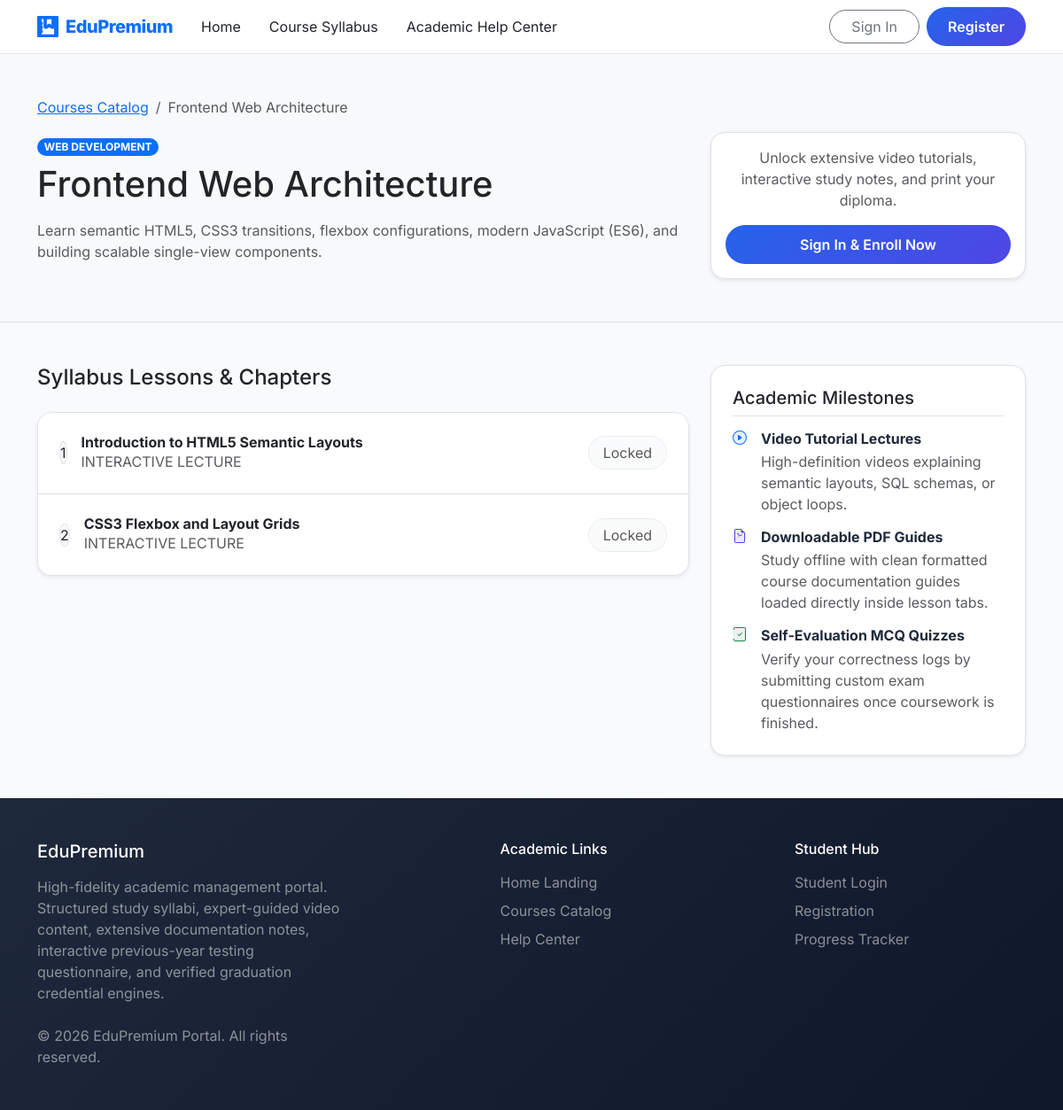
The app's page /course.php?id=1 with its own data.
### tables this page shows
CREATE TABLE IF NOT EXISTS `courses` (
  `id` INT AUTO_INCREMENT PRIMARY KEY,
  `title` VARCHAR(255) NOT NULL,
  `description` TEXT NOT NULL,
  `image` VARCHAR(255) DEFAULT 'https://images.unsplash.com/photo-1516321318423-f06f85e504b3?auto=format&fit=crop&w=600&q=80',
  `category` VARCHAR(100) NOT NULL,
  `created_at` TIMESTAMP DEFAULT CURRENT_TIMESTAMP
);

CREATE TABLE IF NOT EXISTS `lessons` (
  `id` INT AUTO_INCREMENT PRIMARY KEY,
  `course_id` INT NOT NULL,
  `title` VARCHAR(255) NOT NULL,
  `video_url` VARCHAR(255) DEFAULT 'https://www.youtube.com/embed/dQw4w9WgXcQ',
  `content` LONGTEXT NOT NULL,
  `order_num` INT DEFAULT 1,
  FOREIGN KEY (`course_id`) REFERENCES `courses`(`id`) ON DELETE CASCADE
);

### course.php (the view, shortened to what this page needs)
<?php
require_once 'header.php';
$course_id = isset($_GET['id']) ? (int)$_GET['id'] : 0;
try {
    $stmt = $pdo->prepare("SELECT * FROM courses WHERE id = ?");
    $stmt->execute([$course_id]);
    $course = $stmt->fetch();
    $stmt = $pdo->prepare("SELECT id, title, order_num FROM lessons WHERE course_id = ? ORDER BY order_num ASC");
    $stmt->execute([$course_id]);
    $lessons = $stmt->fetchAll();
    $completed_lessons = [];
} catch (PDOException $e) {
    die("Database Query Failure: " . $e->getMessage());
}
?>
<div class="bg-light py-5 border-bottom">
    <div class="container">
        <nav aria-label="breadcrumb">
            <ol class="breadcrumb mb-3">
                <li class="breadcrumb-item text-xs"><a href="courses.php">Courses Catalog</a></li>
                <li class="breadcrumb-item active text-xs text-muted" aria-current="page"><?= htmlspecialchars($course['title']) ?></li>
            </ol>
        </nav>
        <div class="row align-items-center g-4">
            <div class="col-md-8">
                <span class="badge bg-primary text-white text-xs px-2.5 py-1 rounded-pill mb-2 text-uppercase"><?= htmlspecialchars($course['category']) ?></span>
                <h1 class="fw-extrabold text-dark tracking-tight leading-tight"><?= htmlspecialchars($course['title']) ?></h1>
                <p class="text-muted leading-relaxed text-sm mt-3"><?= htmlspecialchars($course['description']) ?></p>
            </div>
            <div class="col-md-4 text-md-end">
                <?php if (isset($_SESSION['user_id'])): ?>
                    <div class="bg-white p-3 rounded-4 border shadow-sm text-center">
                        <div class="text-[10px] text-muted font-bold text-uppercase mb-2">My Course Tracker</div>
                        <div class="h4 fw-bold text-primary">
                            <?= count($completed_lessons) ?> / <?= count($lessons) ?>
                        </div>
                        <div class="text-xs text-muted">Lessons Completed</div>
                        <?php if (count($completed_lessons) === count($lessons) && count($lessons) > 0): ?>
                            <a href="quiz.php?course_id=<?= $course_id ?>" class="btn btn-success rounded-pill px-4 text-xs font-bold w-100 mt-3 py-2">
                                Start Course Quiz
                            </a>
                        <?php endif; ?>
                    </div>
                <?php else: ?>
                    <div class="bg-white p-3 rounded-4 border shadow-sm text-center">
                        <p class="text-xs text-muted mb-3">Unlock extensive video tutorials, interactive study notes, and print your diploma.</p>
                        <a href="login.php" class="btn btn-premium-primary w-100 py-2.5 font-bold text-xs uppercase">Sign In & Enroll Now</a>
                    </div>
                <?php endif; ?>
            </div>
        </div>
    </div>
</div>
<div class="container py-5">
    <div class="row g-4">
        <div class="col-lg-8">
            <h4 class="fw-extrabold text-dark mb-4">Syllabus Lessons & Chapters</h4>
            <?php if (empty($lessons)): ?>
                <div class="bg-white p-5 rounded-4 border border-light text-center">
                    <div class="text-muted mb-3">Lessons for this syllabus are being prepared. Check back shortly!</div>
                </div>
            <?php else: ?>
                <div class="list-group shadow-sm border-0 rounded-4 overflow-hidden">
                    <?php foreach ($lessons as $index => $lesson): ?>
                        <div class="list-group-item list-group-item-action d-flex align-items-center justify-content-between p-4 border-slate-100">
                            <div class="d-flex align-items-center gap-3">
                                <div class="w-8 h-8 rounded-circle bg-light d-flex align-items-center justify-content-center text-xs font-bold text-dark border">
                                    <?= $lesson['order_num'] ?>
                                </div>
                                <div>
                                    <h6 class="fw-bold mb-0 text-dark"><?= htmlspecialchars($lesson['title']) ?></h6>
                                    <span class="text-[10px] text-muted font-semibold text-uppercase">Interactive Lecture</span>
                                </div>
                            </div>
                            <div class="d-flex align-items-center gap-3">
                                <?php if (isset($_SESSION['user_id'])): ?>
                                    <a href="lesson.php?id=<?= $lesson['id'] ?>" class="btn btn-light rounded-pill border px-3 text-xs font-bold py-1.5">
                                        Play Video Notes
                                    </a>
                                <?php else: ?>
                                    <a href="login.php" class="btn btn-light rounded-pill border px-3 text-xs font-bold py-1.5 disabled">
                                        Locked
                                    </a>
                                <?php endif; ?>
                            </div>
                        </div>
                    <?php endforeach; ?>
                </div>
            <?php endif; ?>
        </div>
        <div class="col-lg-4">
            <div class="bg-white p-4 rounded-4 border shadow-sm space-y-4">
                <h5 class="fw-extrabold text-dark border-bottom pb-2 mb-3">Academic Milestones</h5>
                <div class="d-flex align-items-start gap-3 mb-3">
                    <div class="w-8 h-8 rounded-3 bg-primary bg-opacity-10 text-primary d-flex align-items-center justify-content-center shrink-0">
                    </div>
                    <div>
                        <h6 class="fw-bold mb-1 text-xs">Video Tutorial Lectures</h6>
                        <p class="text-muted text-[11px] mb-0">High-definition videos explaining semantic layouts, SQL schemas, or object loops.</p>
                    </div>
                </div>
                <div class="d-flex align-items-start gap-3 mb-3">
                    <div class="w-8 h-8 rounded-3 bg-indigo bg-opacity-10 text-indigo d-flex align-items-center justify-content-center shrink-0" style="background-color: rgba(79, 70, 229, 0.1); color: #4f46e5;">
                    </div>
                    <div>
                        <h6 class="fw-bold mb-1 text-xs">Downloadable PDF Guides</h6>
                        <p class="text-muted text-[11px] mb-0">Study offline with clean formatted course documentation guides loaded directly inside lesson tabs.</p>
                    </div>
                </div>
                <div class="d-flex align-items-start gap-3">
                    <div class="w-8 h-8 rounded-3 bg-success bg-opacity-10 text-success d-flex align-items-center justify-content-center shrink-0">
                    </div>
                    <div>
                        <h6 class="fw-bold mb-1 text-xs">Self-Evaluation MCQ Quizzes</h6>
                        <p class="text-muted text-[11px] mb-0">Verify your correctness logs by submitting custom exam questionnaires once coursework is finished.</p>
                    </div>
                </div>
            </div>
        </div>
    </div>
</div>
<?php require_once 'footer.php'; ?>

### css/style.css (style rules this page uses)
:root { --primary-gradient: linear-gradient(135deg, #2563eb, #4f46e5); --secondary-gradient: linear-gradient(135deg, #1e293b, #0f172a); --hover-transition: all 0.3s cubic-bezier(0.4, 0, 0.2, 1); }
body { font-family: 'Inter', system-ui, -apple-system, sans-serif; background-color: #f8fafc; color: #1e293b; }
.btn-premium-primary { background: var(--primary-gradient); color: #ffffff; border: none; border-radius: 9999px; font-weight: 600; padding: 0.625rem 1.5rem; transition: var(--hover-transition); }

### records on screen
courses: title "Frontend Web Architecture", category "WEB DEVELOPMENT", description "Learn semantic HTML5, CSS3 transitions, flexbox configurations, modern JavaScript (ES6), and building scalable single-view components."
lessons: order_num "1", title "Introduction to HTML5 Semantic Layouts"
lessons: order_num "2", title "CSS3 Flexbox and Layout Grids"
